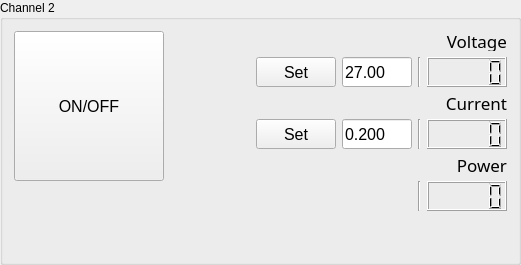
         <widget class="QGroupBox" name="groupBox_3">
          <property name="title">
           <string>Channel 2</string>
          </property>
          <layout class="QHBoxLayout" name="horizontalLayout_9">
           <item>
            <layout class="QVBoxLayout" name="verticalLayout_14">
             <item>
              <widget class="QPushButton" name="pushButton_ONOFF_CH1_2">
               <property name="sizePolicy">
                <sizepolicy hsizetype="MinimumExpanding" vsizetype="MinimumExpanding">
                 <horstretch>0</horstretch>
                 <verstretch>0</verstretch>
                </sizepolicy>
               </property>
               <property name="minimumSize">
                <size>
                 <width>150</width>
                 <height>150</height>
                </size>
               </property>
               <property name="maximumSize">
                <size>
                 <width>200</width>
                 <height>200</height>
                </size>
               </property>
               <property name="font">
                <font>
                 <pointsize>12</pointsize>
                </font>
               </property>
               <property name="autoFillBackground">
                <bool>true</bool>
               </property>
               <property name="text">
                <string>ON/OFF</string>
               </property>
               <property name="checkable">
                <bool>true</bool>
               </property>
              </widget>
             </item>
             <item>
              <spacer name="verticalSpacer_5">
               <property name="orientation">
                <enum>Qt::Vertical</enum>
               </property>
               <property name="sizeHint" stdset="0">
                <size>
                 <width>20</width>
                 <height>40</height>
                </size>
               </property>
              </spacer>
             </item>
            </layout>
           </item>
           <item>
            <spacer name="horizontalSpacer_17">
             <property name="orientation">
              <enum>Qt::Horizontal</enum>
             </property>
             <property name="sizeHint" stdset="0">
              <size>
               <width>46</width>
               <height>20</height>
              </size>
             </property>
            </spacer>
           </item>
           <item>
            <layout class="QVBoxLayout" name="verticalLayout_10">
             <item>
              <layout class="QGridLayout" name="gridLayout_4">
               <item row="0" column="0">
                <spacer name="horizontalSpacer_9">
                 <property name="orientation">
                  <enum>Qt::Horizontal</enum>
                 </property>
                 <property name="sizeHint" stdset="0">
                  <size>
                   <width>40</width>
                   <height>20</height>
                  </size>
                 </property>
                </spacer>
               </item>
               <item row="1" column="0">
                <spacer name="horizontalSpacer_18">
                 <property name="orientation">
                  <enum>Qt::Horizontal</enum>
                 </property>
                 <property name="sizeHint" stdset="0">
                  <size>
                   <width>40</width>
                   <height>20</height>
                  </size>
                 </property>
                </spacer>
               </item>
               <item row="1" column="1" colspan="2">
                <widget class="QPushButton" name="pushButton_SetVoltageCH1_2">
                 <property name="sizePolicy">
                  <sizepolicy hsizetype="MinimumExpanding" vsizetype="MinimumExpanding">
                   <horstretch>0</horstretch>
                   <verstretch>0</verstretch>
                  </sizepolicy>
                 </property>
                 <property name="minimumSize">
                  <size>
                   <width>70</width>
                   <height>30</height>
                  </size>
                 </property>
                 <property name="maximumSize">
                  <size>
                   <width>100</width>
                   <height>70</height>
                  </size>
                 </property>
                 <property name="font">
                  <font>
                   <pointsize>12</pointsize>
                  </font>
                 </property>
                 <property name="text">
                  <string>Set</string>
                 </property>
                </widget>
               </item>
               <item row="1" column="3">
                <widget class="QLineEdit" name="lineEdit_VoltageToSetCH1_2">
                 <property name="sizePolicy">
                  <sizepolicy hsizetype="MinimumExpanding" vsizetype="MinimumExpanding">
                   <horstretch>0</horstretch>
                   <verstretch>0</verstretch>
                  </sizepolicy>
                 </property>
                 <property name="minimumSize">
                  <size>
                   <width>70</width>
                   <height>30</height>
                  </size>
                 </property>
                 <property name="maximumSize">
                  <size>
                   <width>70</width>
                   <height>70</height>
                  </size>
                 </property>
                 <property name="font">
                  <font>
                   <pointsize>12</pointsize>
                  </font>
                 </property>
                 <property name="text">
                  <string>27.00</string>
                 </property>
                </widget>
               </item>
               <item row="1" column="4">
                <widget class="Line" name="line_5">
                 <property name="orientation">
                  <enum>Qt::Vertical</enum>
                 </property>
                </widget>
               </item>
               <item row="1" column="5">
                <widget class="QLCDNumber" name="lcdNumber_VoltageCH1_2">
                 <property name="sizePolicy">
                  <sizepolicy hsizetype="MinimumExpanding" vsizetype="MinimumExpanding">
                   <horstretch>0</horstretch>
                   <verstretch>0</verstretch>
                  </sizepolicy>
                 </property>
                 <property name="minimumSize">
                  <size>
                   <width>70</width>
                   <height>30</height>
                  </size>
                 </property>
                 <property name="maximumSize">
                  <size>
                   <width>100</width>
                   <height>70</height>
                  </size>
                 </property>
                 <property name="smallDecimalPoint">
                  <bool>false</bool>
                 </property>
                 <property name="digitCount">
                  <number>5</number>
                 </property>
                </widget>
               </item>
               <item row="2" column="0">
                <spacer name="horizontalSpacer_10">
                 <property name="orientation">
                  <enum>Qt::Horizontal</enum>
                 </property>
                 <property name="sizeHint" stdset="0">
                  <size>
                   <width>40</width>
                   <height>20</height>
                  </size>
                 </property>
                </spacer>
               </item>
               <item row="3" column="0">
                <spacer name="horizontalSpacer_19">
                 <property name="orientation">
                  <enum>Qt::Horizontal</enum>
                 </property>
                 <property name="sizeHint" stdset="0">
                  <size>
                   <width>40</width>
                   <height>20</height>
                  </size>
                 </property>
                </spacer>
               </item>
               <item row="3" column="1" colspan="2">
                <widget class="QPushButton" name="pushButton_SetCurrentCH1_2">
                 <property name="sizePolicy">
                  <sizepolicy hsizetype="MinimumExpanding" vsizetype="MinimumExpanding">
                   <horstretch>0</horstretch>
                   <verstretch>0</verstretch>
                  </sizepolicy>
                 </property>
                 <property name="minimumSize">
                  <size>
                   <width>70</width>
                   <height>30</height>
                  </size>
                 </property>
                 <property name="maximumSize">
                  <size>
                   <width>100</width>
                   <height>70</height>
                  </size>
                 </property>
                 <property name="font">
                  <font>
                   <pointsize>12</pointsize>
                  </font>
                 </property>
                 <property name="text">
                  <string>Set</string>
                 </property>
                </widget>
               </item>
               <item row="3" column="3">
                <widget class="QLineEdit" name="lineEdit_CurrentToSetCH1_2">
                 <property name="sizePolicy">
                  <sizepolicy hsizetype="MinimumExpanding" vsizetype="MinimumExpanding">
                   <horstretch>0</horstretch>
                   <verstretch>0</verstretch>
                  </sizepolicy>
                 </property>
                 <property name="minimumSize">
                  <size>
                   <width>70</width>
                   <height>30</height>
                  </size>
                 </property>
                 <property name="maximumSize">
                  <size>
                   <width>70</width>
                   <height>70</height>
                  </size>
                 </property>
                 <property name="font">
                  <font>
                   <pointsize>12</pointsize>
                  </font>
                 </property>
                 <property name="text">
                  <string>0.200</string>
                 </property>
                </widget>
               </item>
               <item row="3" column="4">
                <widget class="Line" name="line_8">
                 <property name="orientation">
                  <enum>Qt::Vertical</enum>
                 </property>
                </widget>
               </item>
               <item row="3" column="5">
                <widget class="QLCDNumber" name="lcdNumber_CurrentCH1_2">
                 <property name="sizePolicy">
                  <sizepolicy hsizetype="MinimumExpanding" vsizetype="MinimumExpanding">
                   <horstretch>0</horstretch>
                   <verstretch>0</verstretch>
                  </sizepolicy>
                 </property>
                 <property name="minimumSize">
                  <size>
                   <width>70</width>
                   <height>30</height>
                  </size>
                 </property>
                 <property name="maximumSize">
                  <size>
                   <width>100</width>
                   <height>70</height>
                  </size>
                 </property>
                 <property name="digitCount">
                  <number>5</number>
                 </property>
                </widget>
               </item>
               <item row="4" column="0">
                <spacer name="horizontalSpacer_4">
                 <property name="orientation">
                  <enum>Qt::Horizontal</enum>
                 </property>
                 <property name="sizeHint" stdset="0">
                  <size>
                   <width>40</width>
                   <height>20</height>
                  </size>
                 </property>
                </spacer>
               </item>
               <item row="5" column="0">
                <spacer name="horizontalSpacer_5">
                 <property name="orientation">
                  <enum>Qt::Horizontal</enum>
                 </property>
                 <property name="sizeHint" stdset="0">
                  <size>
                   <width>40</width>
                   <height>20</height>
                  </size>
                 </property>
                </spacer>
               </item>
               <item row="0" column="5">
                <widget class="QLabel" name="label_18">
                 <property name="minimumSize">
                  <size>
                   <width>80</width>
                   <height>20</height>
                  </size>
                 </property>
                 <property name="maximumSize">
                  <size>
                   <width>80</width>
                   <height>20</height>
                  </size>
                 </property>
                 <property name="font">
                  <font>
                   <family>Imprint MT Shadow</family>
                   <pointsize>13</pointsize>
                   <weight>50</weight>
                   <italic>false</italic>
                   <bold>false</bold>
                  </font>
                 </property>
                 <property name="text">
                  <string>Voltage</string>
                 </property>
                 <property name="alignment">
                  <set>Qt::AlignRight|Qt::AlignTrailing|Qt::AlignVCenter</set>
                 </property>
                </widget>
               </item>
               <item row="2" column="5">
                <widget class="QLabel" name="label_23">
                 <property name="minimumSize">
                  <size>
                   <width>80</width>
                   <height>20</height>
                  </size>
                 </property>
                 <property name="maximumSize">
                  <size>
                   <width>80</width>
                   <height>20</height>
                  </size>
                 </property>
                 <property name="font">
                  <font>
                   <family>Imprint MT Shadow</family>
                   <pointsize>13</pointsize>
                   <weight>50</weight>
                   <italic>false</italic>
                   <bold>false</bold>
                  </font>
                 </property>
                 <property name="text">
                  <string>Current</string>
                 </property>
                 <property name="alignment">
                  <set>Qt::AlignRight|Qt::AlignTrailing|Qt::AlignVCenter</set>
                 </property>
                </widget>
               </item>
               <item row="4" column="5">
                <widget class="QLabel" name="label_24">
                 <property name="minimumSize">
                  <size>
                   <width>80</width>
                   <height>20</height>
                  </size>
                 </property>
                 <property name="maximumSize">
                  <size>
                   <width>80</width>
                   <height>20</height>
                  </size>
                 </property>
                 <property name="font">
                  <font>
                   <family>Imprint MT Shadow</family>
                   <pointsize>13</pointsize>
                   <weight>50</weight>
                   <italic>false</italic>
                   <bold>false</bold>
                  </font>
                 </property>
                 <property name="text">
                  <string>Power</string>
                 </property>
                 <property name="alignment">
                  <set>Qt::AlignRight|Qt::AlignTrailing|Qt::AlignVCenter</set>
                 </property>
                </widget>
               </item>
               <item row="5" column="5">
                <widget class="QLCDNumber" name="lcdNumber_PowerCH1_2">
                 <property name="sizePolicy">
                  <sizepolicy hsizetype="MinimumExpanding" vsizetype="MinimumExpanding">
                   <horstretch>0</horstretch>
                   <verstretch>0</verstretch>
                  </sizepolicy>
                 </property>
                 <property name="minimumSize">
                  <size>
                   <width>70</width>
                   <height>30</height>
                  </size>
                 </property>
                 <property name="maximumSize">
                  <size>
                   <width>100</width>
                   <height>70</height>
                  </size>
                 </property>
                 <property name="smallDecimalPoint">
                  <bool>false</bool>
                 </property>
                 <property name="digitCount">
                  <number>5</number>
                 </property>
                </widget>
               </item>
               <item row="5" column="4">
                <widget class="Line" name="line_11">
                 <property name="orientation">
                  <enum>Qt::Vertical</enum>
                 </property>
                </widget>
               </item>
              </layout>
             </item>
             <item>
              <spacer name="verticalSpacer_8">
               <property name="orientation">
                <enum>Qt::Vertical</enum>
               </property>
               <property name="sizeHint" stdset="0">
                <size>
                 <width>20</width>
                 <height>40</height>
                </size>
               </property>
              </spacer>
             </item>
            </layout>
           </item>
          </layout>
         </widget>
